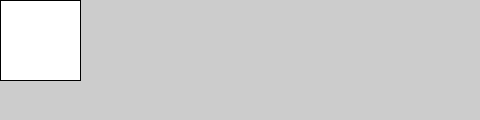
Frame 1 (no input)
Frame 60 (the mouse pressed at the canvas centre just before this capture): identical to frame 1, image omitted
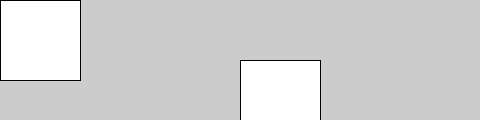
Frame 120 (the mouse held since frame 60 and released just before this capture)

The Processing sketch that drew these frames (run headless with seeded random() and noise(); from frame 60 on, the mouse is pressed at the canvas centre):

// Processing sketch: first
// ── first.pde
// initialize the program:
void setup() {
  // use a 480x120 pixel canvas:
  size(480, 120);
}

// how & what to render:
void draw() {
  // make any newly drawn objects be filled with color 255 (white)
  fill(255);
  // draw a square of 80x80 pixels size, 
  // starting from the current mouse position:
  rect(mouseX, mouseY, 80, 80);
}
